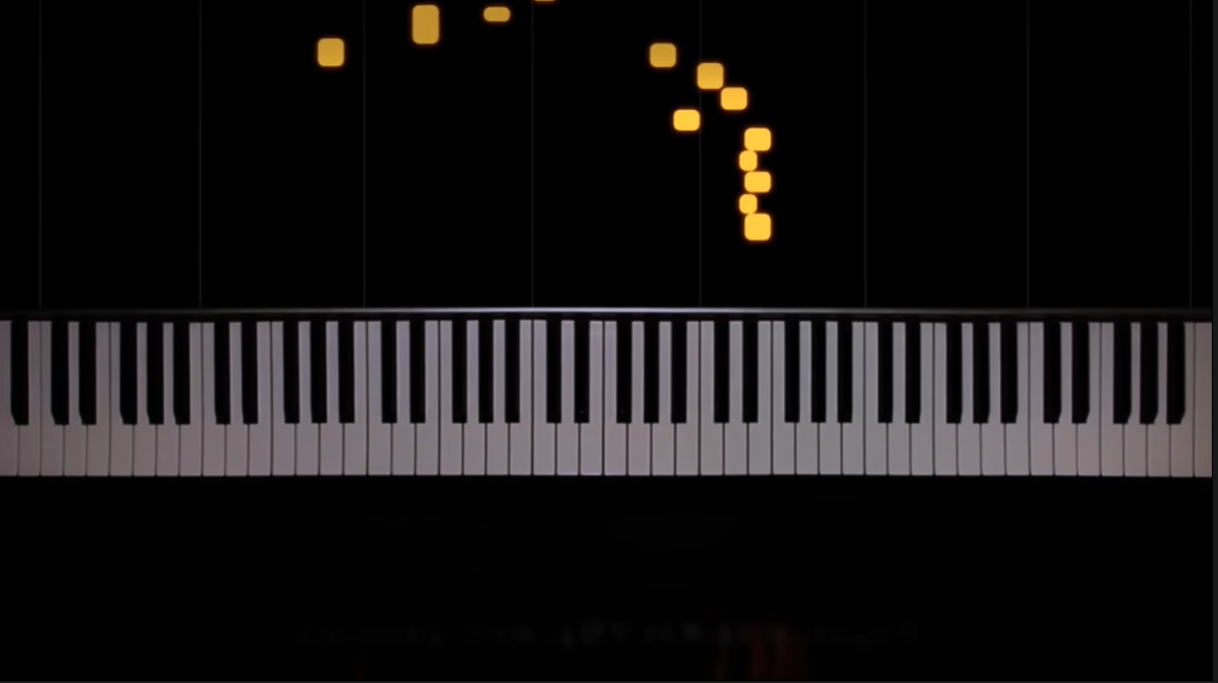
#> input picture src/piano_img.png, 1218 x 683 px
$ python piano2sheet.py   (older library calls are emulated)
#> lines starting #> are read from the running program, lines starting #| are printed output that depends on the picture; after the words box and inside, x2 and y2 are one past the last pixel; in counts of white or black regions, pixels touching at a corner belong together; long printed decimals are rounded
from cv2 import cv2
import numpy as np
from matplotlib import pyplot as plt

# just  a function for printing images
def display_img(title, img):
    cv2.imshow(title, img)


def getNextNote(first_note):
    if first_note == "A#":
        return "C#"
    if first_note == "C#":
        return "D#"
    if first_note == "D#":
        return "F#"
    if first_note == "F#":
        return "G#"
    if first_note == "G#":
        return "A#"


#sample piano image from youtube
img = cv2.imread("piano_img.png")
#> img is the input picture: shape (683, 1218, 3); mean B, G, R 20, 20, 22
#converting to gray
gray = cv2.cvtColor(img, cv2.COLOR_BGR2GRAY)
#edge detection
edges = cv2.Canny(gray, 100,100, apertureSize=3)
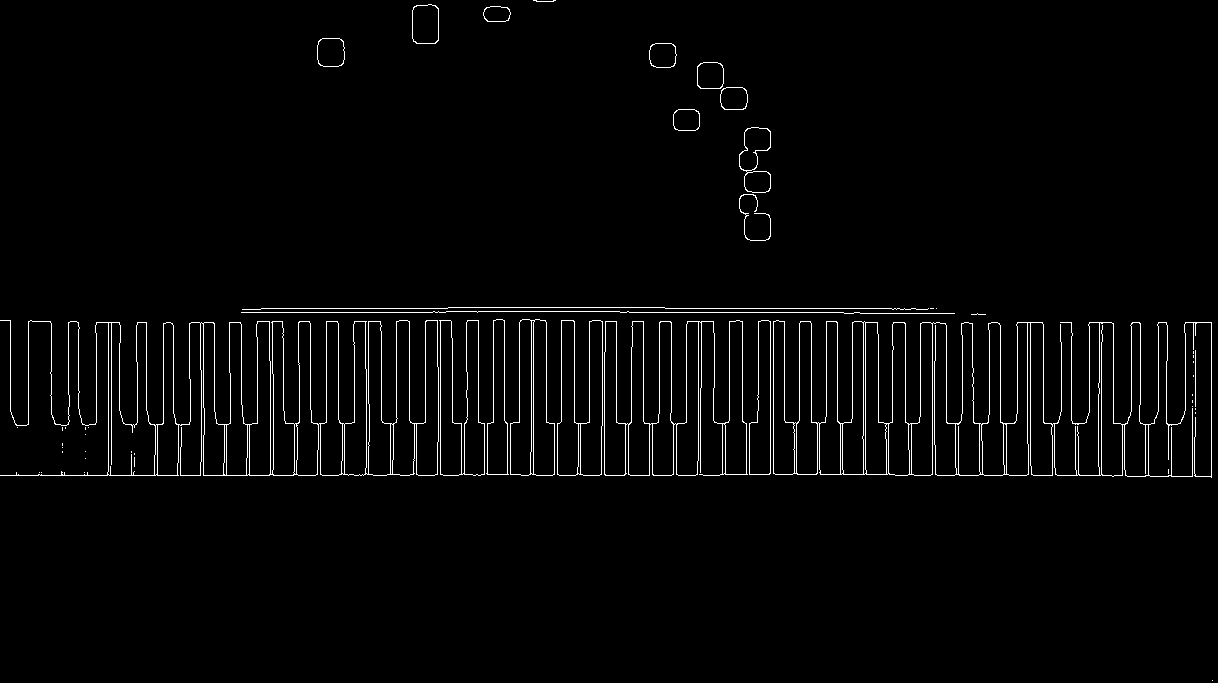
#> edges: shape (683, 1218); 2.4% white in thin lines or dots

##########################################
### Using hough transform to identify lines
lines = cv2.HoughLines(edges, 1, np.pi/180, 400)
#> lines = [[475, 1.57], [308, 1.57], [312, 1.57]]
#empty list - will be added with pixels that correspond with
#the lines generated by hough transform
y_cord = []

#iterating through lines
for line in lines:
    rho, theta = line[0]
    a = np.cos(theta)
    b = np.sin(theta)
    x0 = a * rho
    y0 = b * rho
    y_cord.append(y0) #appending to list
    x1 = int(x0 + 1500 * (-b))
    y1 = int(y0 + 1500 * (a))
    x2 = int(x0 - 1500 * (-b))
    y2 = int(y0 - 1500 * (a))
    cv2.line(img, (x1,y1), (x2,y2), (0,0,255),2)
    display_img("dslkd", img)
    cv2.waitKey(0)
#> this loop made 3 passes
#> (line, rho, x0, y0, y1, y2) on passes 1 to 3: ([[475, 1.57]], 475, -2.08e-05, 475, 474, 475), ([[308, 1.57]], 308, -1.35e-05, 308, 307, 308), ([[312, 1.57]], 312, -1.36e-05, 312, 311, 312)
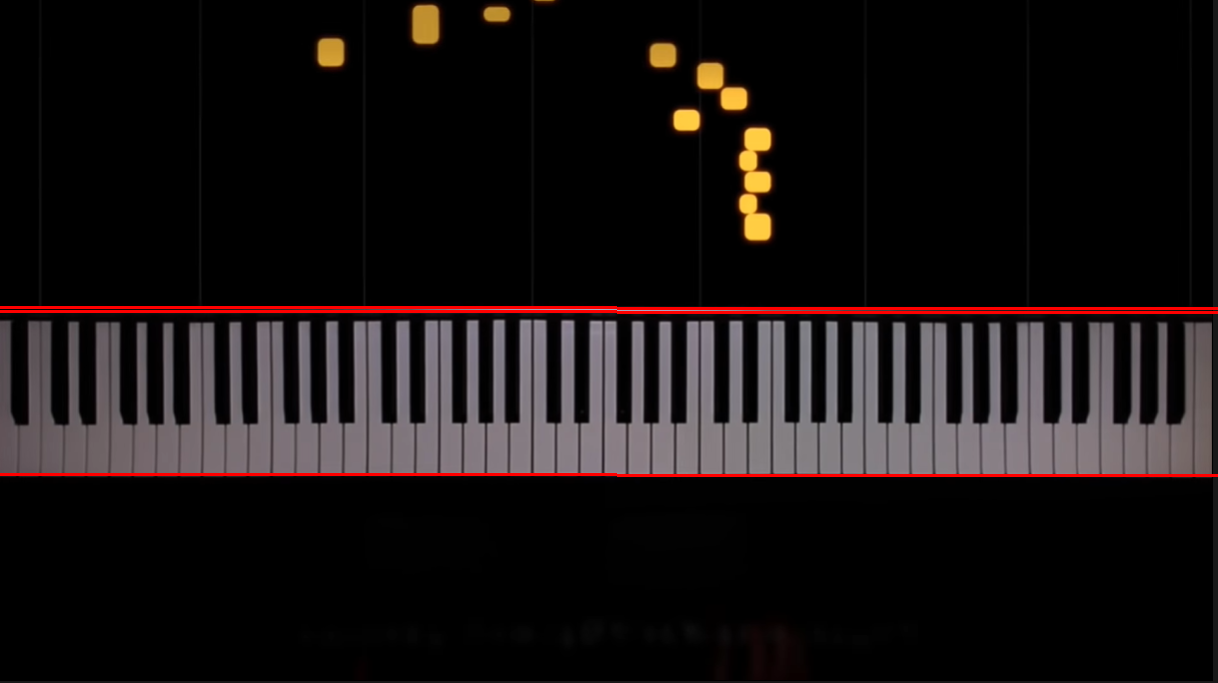
#> img: shape (683, 1218, 3); 1.32% of pixels changed, all inside (x1, y1, x2, y2) = (0, 306, 1218, 477)
#> after the loop, y_cord = [475, 308, 312]

#sorting list and getting rid of smallest value
y_cord.sort(reverse=True)
y_cord.pop()

#cropping the image based on y_cord list
crop_img = img[int(y_cord[1])+20:int(y_cord[0])]
crop_blur = cv2.cvtColor(crop_img, cv2.COLOR_BGR2GRAY)
#display_img("crop_blur", crop_blur)

#Using standard threshold to create contrast between white/black keys
_, th1 = cv2.threshold(crop_blur, 85, 150, cv2.THRESH_BINARY_INV + cv2.THRESH_OTSU)
#> th1: shape (143, 1218); values 0 (black) and 150 (white), 31.3% white; 68 white regions (23 under 20 px), largest, box (x1, y1, x2, y2) and area: (10, 0, 29, 94) 1740, (1166, 0, 1186, 93) 1674, (1140, 0, 1159, 93) 1657
display_img("threshold", th1)


####################################
####### using connected component detection algorithm to seperate all the black notes
connectivity = 8
output = cv2.connectedComponentsWithStats(th1, connectivity, cv2.CV_32S)
num_labels = output[0]
#> num_labels = 69
labels = output[1]
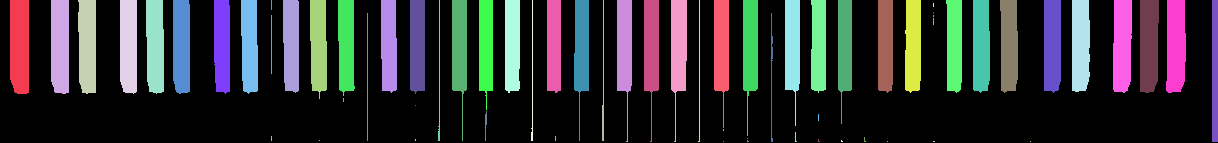
#> labels: shape (143, 1218) int32; 69 distinct labels, from 0 to 68; one colour per label, 0 black
stats = output[2]
#> stats = 69 rows, first 6: [0, 0, 1218, 143, 119601], [10, 0, 19, 94, 1740], [51, 0, 18, 94, 1652], [78, 0, 18, 94, 1583], [120, 0, 17, 94, 1555], [146, 0, 18, 94, 1566]
centroids = output[3]
#> centroids = 69 pairs, first value 19.18 to 1214.5, second value 4.5 to 141
print(centroids.shape)
#| (69, 2)

final_labels = []

#For loop only used for displaying
for i in range(1, num_labels):
    if i == 0:
        text = "examining component {}/{} (background)".format(i + 1, num_labels)
    else:
        text = "examining component {}/{}".format(i+1, num_labels)

    print("[INFO] {}".format(text))
    x = stats[i, cv2.CC_STAT_LEFT]
    y = stats[i, cv2.CC_STAT_TOP]
    w = stats[i, cv2.CC_STAT_WIDTH]
    h = stats[i, cv2.CC_STAT_HEIGHT]
    area = stats[i, cv2.CC_STAT_AREA]
    (cX, cY) = centroids[i]
    output = th1.copy()
    if (1000 < area < 2000): #filtering out relavent detections (the ones big enough to be black keys)
        final_labels.append(i)
        cv2.rectangle(output, (x,y), (x+w, y+h), (0,255,0),3)
        cv2.circle(output, (int(cX), int(cY)), 4, (255,255,0), -1)
        componentMask = (labels == i).astype("uint8") * 255
        display_img("Output", output)
        display_img("Connected Component", componentMask)
        cv2.waitKey(0)
#> this loop made 68 passes
#> (text, x, y, w, h, area, cX, cY) on passes 1, 2, 3, 4, 5, 6, 7, 8, 10, 11: ('examining component 2/69', 10, 0, 19, 94, 1740, 19.18, 45.38), ('examining component 3/69', 51, 0, 18, 94, 1652, 59.63, 45.45), ('examining component 4/69', 78, 0, 18, 94, 1583, 86.98, 45.1), ('examining component 5/69', 120, 0, 17, 94, 1555, 128.1, 45.29), ('examining component 6/69', 146, 0, 18, 94, 1566, 154.7, 45.3), ('examining component 7/69', 173, 0, 17, 94, 1552, 181.1, 45.44), ('examining component 8/69', 214, 0, 16, 94, 1434, 221.7, 44.9), ('examining component 9/69', 241, 0, 17, 94, 1454, 249.1, 45.29), ('examining component 11/69', 283, 0, 16, 93, 1405, 290.8, 44.26), ('examining component 12/69', 310, 0, 17, 99, 1458, 318.1, 45.1)
#> text on passes 61 to 66: 'examining component 62/69', 'examining component 63/69', 'examining component 64/69', 'examining component 65/69', 'examining component 66/69', 'examining component 67/69'
#| [INFO] examining component 2/69
#| [INFO] examining component 3/69
#| [INFO] examining component 4/69
#| [INFO] examining component 5/69
#| [INFO] examining component 6/69
#| [INFO] examining component 7/69
#| [INFO] examining component 8/69
#| [INFO] examining component 9/69
#> (further printed lines are left out)
#> after the loop, final_labels = 36 values from 1 to 41

#just for visualization lol
for i in range(len(final_labels)):
    xc,yc = centroids[final_labels[i]]
    # [4 lines of commented-out code are left out]
    lol = cv2.line(img,(int(xc),0),(int(xc),900),(0,0,255),1)
    cv2.imshow("lol", lol)
    cv2.waitKey(0)
#> this loop made 36 passes
#> (xc, yc) on passes 1 to 12: (19.18, 45.38), (59.63, 45.45), (86.98, 45.1), (128.1, 45.29), (154.7, 45.3), (181.1, 45.44), (221.7, 44.9), (249.1, 45.29), (290.8, 44.26), (318.1, 45.1), (345.8, 44.57), (388.5, 45.15)
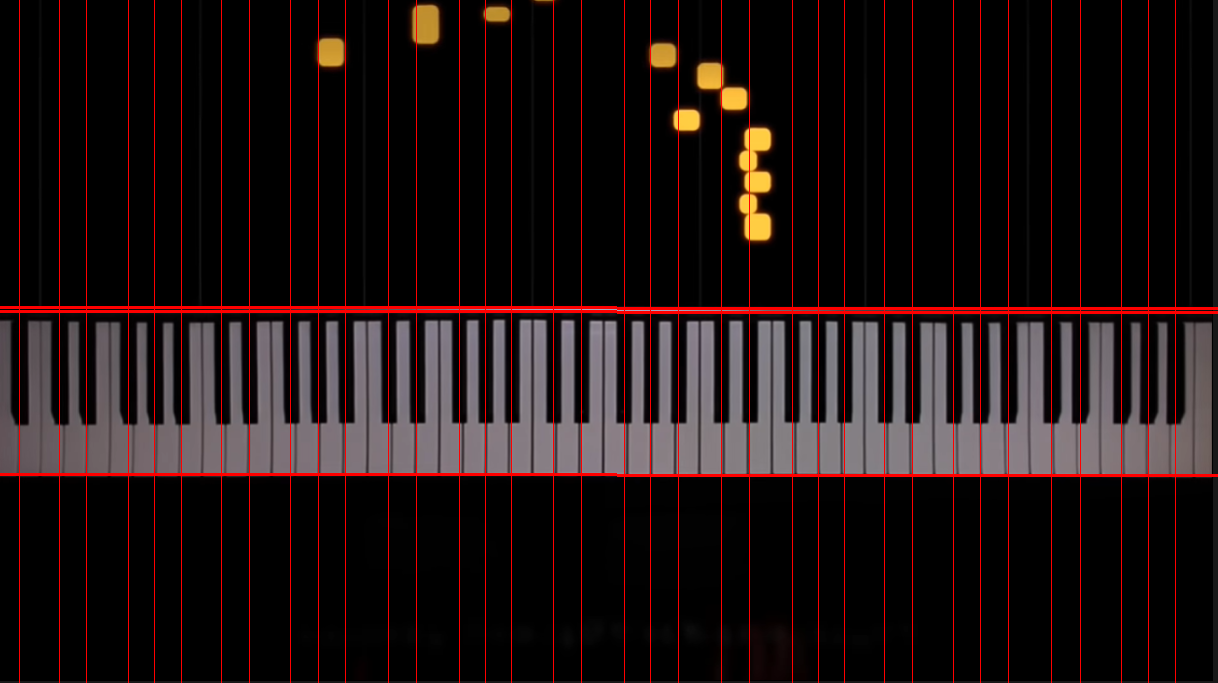
#> img: shape (683, 1218, 3); 2.92% of pixels changed, all inside (x1, y1, x2, y2) = (19, 0, 1176, 683)

#Printing out the difference between black keys
#figure out someway to normalize this data so
#it works with all figures
difference = []
for i in range(len(final_labels)-1):
    x2,y2 = centroids[final_labels[i+1]]
    x1,y1 = centroids[final_labels[i]]
    diff = x2-x1
    difference.append(diff)
    print(diff)
#> this loop made 35 passes
#> (x2, y2, x1, y1, diff) on passes 1 to 12: (59.63, 45.45, 19.18, 45.38, 40.45), (86.98, 45.1, 59.63, 45.45, 27.35), (128.1, 45.29, 86.98, 45.1, 41.14), (154.7, 45.3, 128.1, 45.29, 26.61), (181.1, 45.44, 154.7, 45.3, 26.36), (221.7, 44.9, 181.1, 45.44, 40.59), (249.1, 45.29, 221.7, 44.9, 27.44), (290.8, 44.26, 249.1, 45.29, 41.7), (318.1, 45.1, 290.8, 44.26, 27.28), (345.8, 44.57, 318.1, 45.1, 27.69), (388.5, 45.15, 345.8, 44.57, 42.69), (417, 45.14, 388.5, 45.15, 28.53)
#| 40.450
#| 27.346
#| 41.140
#| 26.613
#| 26.356
#| 40.586
#| 27.439
#| 41.698
#> (further printed lines are left out)

#plotting distance between black keys vs centroids of all black keys
x_axis = []
for i in range(len(final_labels)-1):
    x = centroids[final_labels[i]][0]
    #print(x)
    x_axis.append(x)
#> this loop made 35 passes

plt.plot(x_axis, difference)
plt.show()
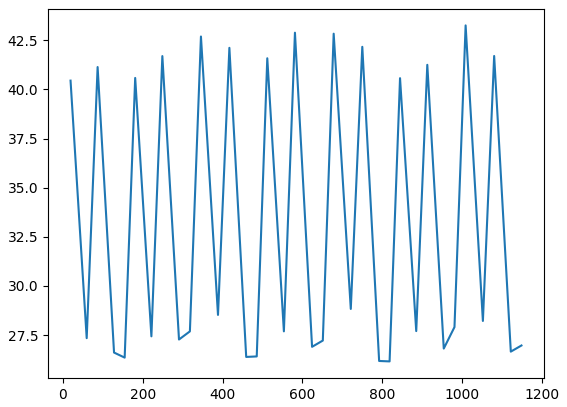
#> figure drawn by matplotlib, 1 panel; curve peaks at x = 1008.7, y = 43.26

#checking the difference for the next three notes to figure out
#which note is being played
##########
#! JUST A PROTOTYPE - NEEDS TO BE WOKED ON
#right now it's hardcoded with numbers (40,20).. but needs to be normalized
#########
first_note = None
if (difference[0] > 40):
    if (difference[1] > 40):
        pass
    else:
        if (difference[2] > 40):
            first_note = 'A#'
            print(first_note)

black_key_dict = {}
for i in range(len(final_labels)):
    x = centroids[final_labels[i]][0]
    black_key_dict[x] = first_note
    first_note = getNextNote(first_note)
#> this loop made 36 passes

print(black_key_dict)
#> (printed output is left out)


#Labeling all the black keys
for centroid in black_key_dict:
    font = cv2.FONT_HERSHEY_SIMPLEX
    y = 350
    lol = cv2.line(img,(int(centroid),0),(int(centroid),900),(0,0,255),1)
    lol = cv2.putText(img, black_key_dict[centroid], (int(centroid), y), font, 0.5, (255,255,0), 2, cv2.LINE_AA)
    cv2.imshow("lol", lol)
    cv2.waitKey(0)
#> this loop made 36 passes
#> centroid on passes 1 to 12: 19.18, 59.63, 86.98, 128.1, 154.7, 181.1, 221.7, 249.1, 290.8, 318.1, 345.8, 388.5
#> img: shape (683, 1218, 3); 1.34% of pixels changed, all inside (x1, y1, x2, y2) = (17, 338, 1197, 356)

##white key labelling
#! NEED TO IMPLEMENT SPECIAL CONDITION FOR LAST WHITE KEYS
white_key_dict = {}
for i in range(len(final_labels)-1):
    x = centroids[final_labels[i]][0]

    if (difference[i] > 40):
        origin = x + difference[i]/2
        delta_x = difference[i]/4
        lol = cv2.line(img,(int(origin+delta_x),0), (int(origin+delta_x),900), (0,255,0),1)
        lol = cv2.line(img,(int(origin-delta_x),0), (int(origin-delta_x),900), (0,255,0),1)
        cv2.imshow("lol", lol)
        cv2.waitKey(0)
    else:
        delta_x = difference[i]/2
        lol = cv2.line(img,(int(x+delta_x),0), (int(x+delta_x),900), (0,255,0),1)
        cv2.imshow("lol", lol)
        cv2.waitKey(0)
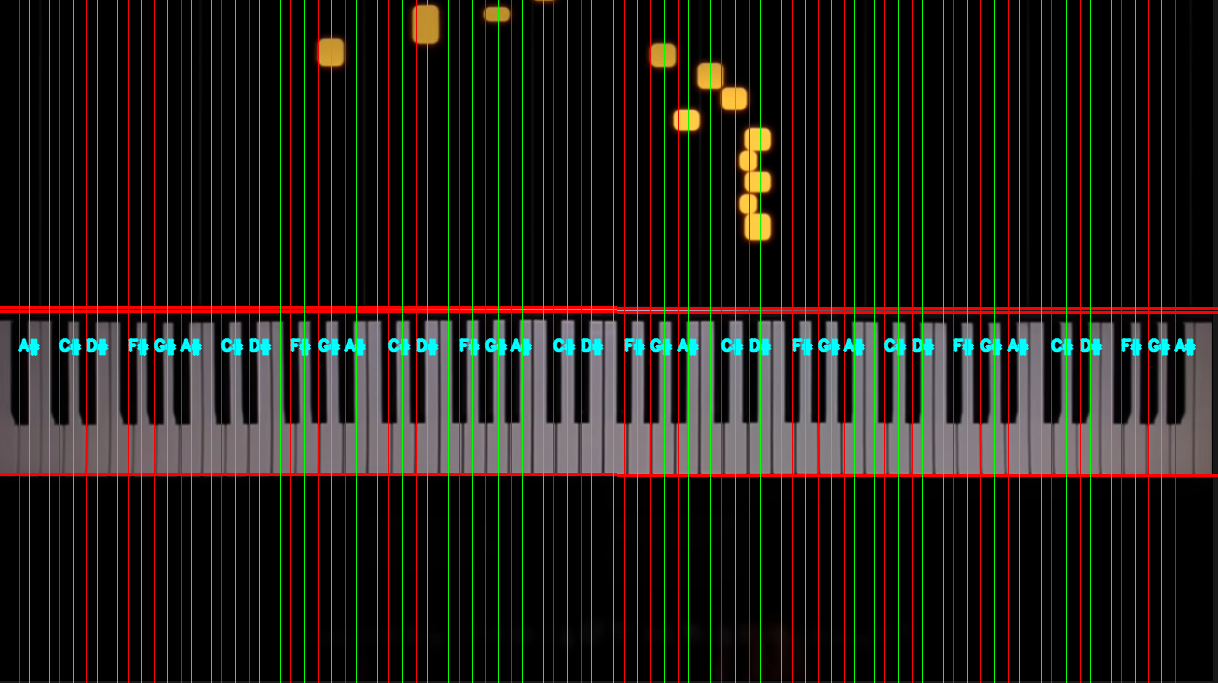
#> img: shape (683, 1218, 3); mean B, G, R 19.6, 29.9, 29.7

#Using standard threshold to create contrast between white/black keys
kernel = np.ones((20,1), np.uint8)
_, th2 = cv2.threshold(crop_blur, 85, 150, cv2.THRESH_BINARY_INV)
#> th2: shape (143, 1218); values 0 (black) and 150 (white), 39% white; 12 white regions (5 under 20 px), largest, box (x1, y1, x2, y2) and area: (0, 0, 1218, 143) 59486, (1166, 0, 1187, 114) 1886, (1071, 0, 1090, 94) 1684
d_im = cv2.dilate(th2, kernel, iterations=2)
#> d_im: shape (143, 1218); values 0 (black) and 150 (white), 58% white; 51 black regions, largest, box (x1, y1, x2, y2) and area: (1054, 0, 1100, 124) 2748, (1195, 0, 1211, 124) 1911, (749, 0, 771, 124) 1728
e_im = cv2.erode(d_im, kernel, iterations=2)
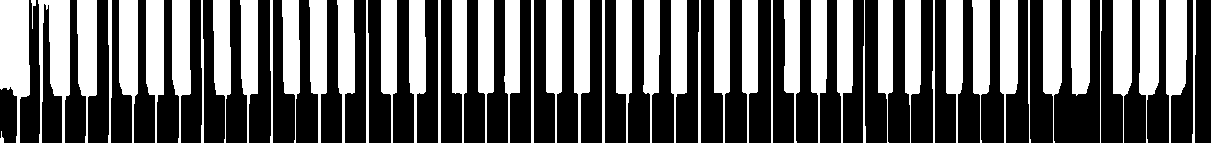
#> e_im: shape (143, 1218); values 0 (black) and 150 (white), 39.2% white; 53 white regions, largest, box (x1, y1, x2, y2) and area: (0, 0, 30, 143) 2877, (38, 0, 70, 143) 2598, (1166, 0, 1187, 143) 2023
display_img("threshold", d_im)
display_img("threshold", e_im)


#cv2.imshow('cropped',crop_img)
#display_img("img",img)
cv2.waitKey(0)
cv2.destroyAllWindows()
